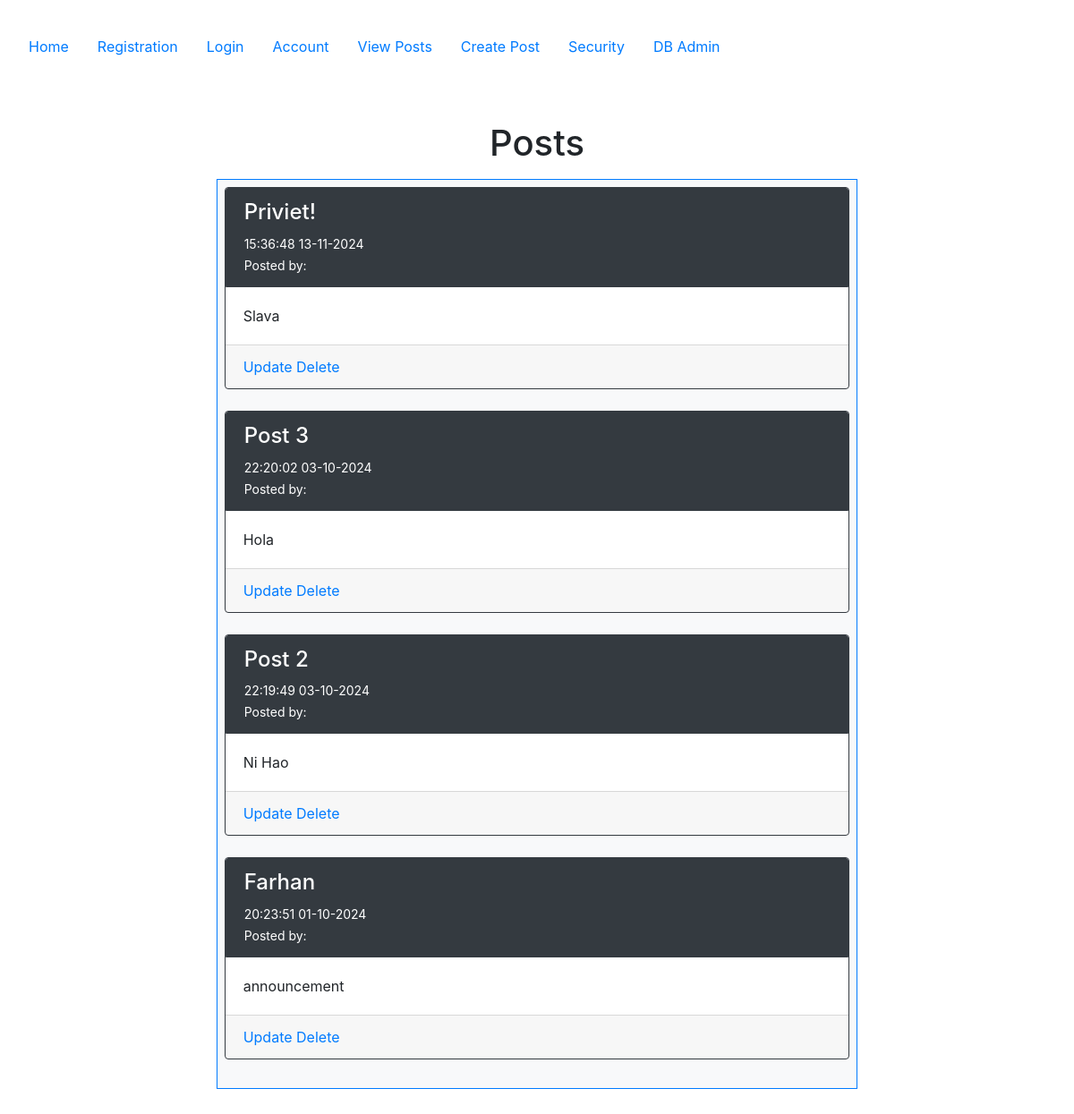
Page /posts on the earlier database version.
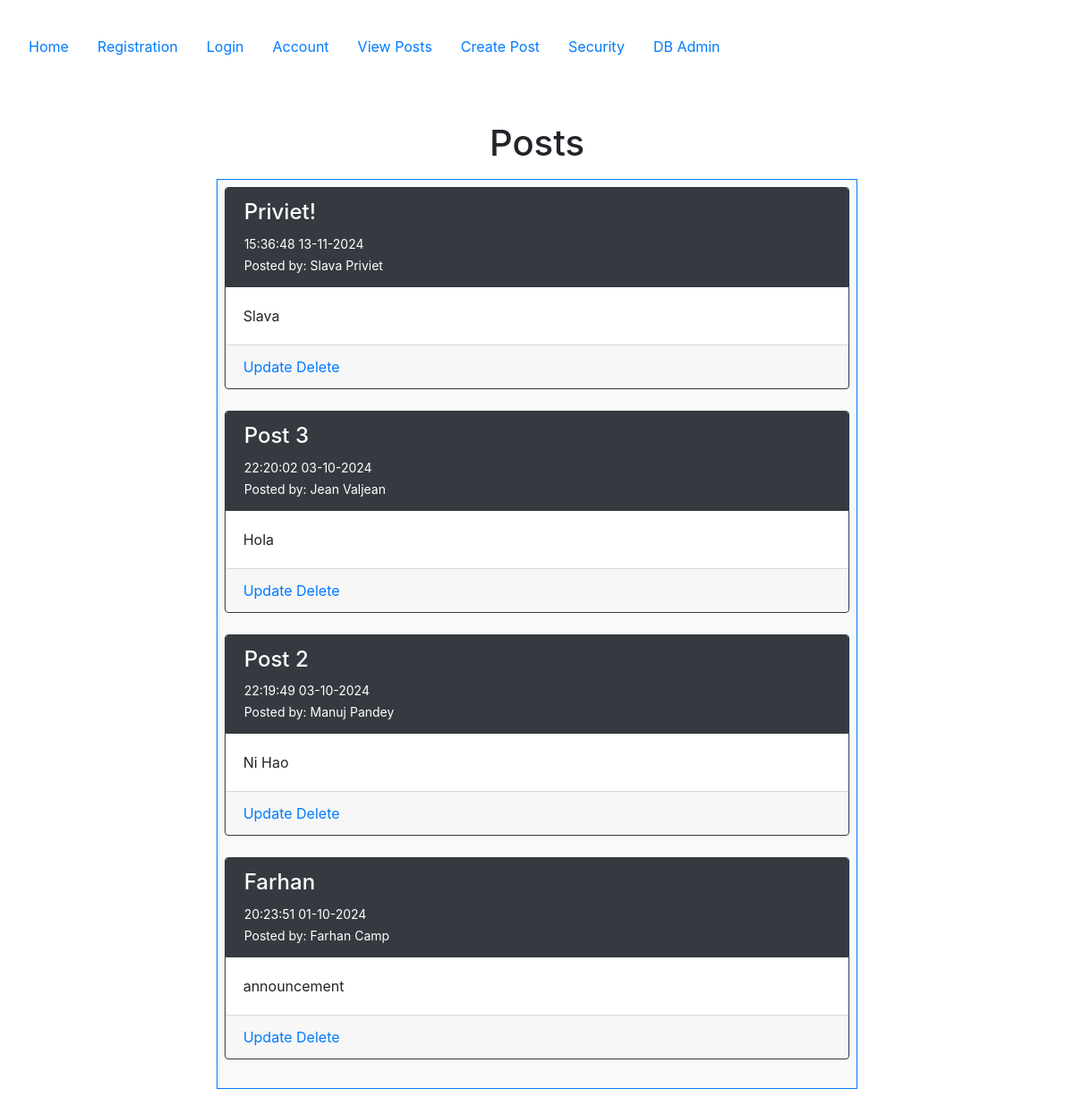
Same page on the later database version.
### config.py (models this page shows, shortened)
class Post(db.Model):
   __tablename__ = 'posts'
   id = db.Column(db.Integer, primary_key=True)
   userid = db.Column(db.Integer, db.ForeignKey('users.id'))
   created = db.Column(db.DateTime, nullable=False)
   title = db.Column(db.Text, nullable=False)
   body = db.Column(db.Text, nullable=False)
   user = db.relationship("User", back_populates="posts")

class User(db.Model, UserMixin):
    __tablename__ = 'users'
    id = db.Column(db.Integer, primary_key=True)
    email = db.Column(db.String(100), nullable=False, unique=True)
    password = db.Column(db.String(100), nullable=False)
    firstname = db.Column(db.String(100), nullable=False)
    lastname = db.Column(db.String(100), nullable=False)
    phone = db.Column(db.String(100), nullable=False)
    mfa_key = db.Column(db.String(32), nullable=False, default='')  # Store MFA key
    mfa_enabled = db.Column(db.Boolean, nullable=False, default=False)  # Track if MFA is enabled
    posts = db.relationship("Post", order_by=Post.id, back_populates="user")

### posts/views.py (the view)
@posts_bp.route('/posts')
def posts():
    all_posts = Post.query.order_by(desc('id')).all()
    return render_template('posts/posts.html', posts=all_posts)

### templates/posts/posts.html (shortened to what this page needs)
{% extends "base.html" %}
{% block content %}
    <div class="container">
        <h1>Posts</h1>
        <div class="p-2 row">
            <div class="col-2"></div>
            <div class="col-8">
                <div class="p-2 bg-light border border-primary" style="text-align: left">
                    {% for post in posts %}
                        <div class="card border border-dark">
                            <div class="card-header bg-dark text-white border border-dark">
                                <h4>{{ post.title }}</h4>
                                <small>{{ post.created.strftime('%H:%M:%S %d-%m-%Y') }}</small>
                                <br>
                                <small>Posted by: {{ post.user.firstname }} {{ post.user.lastname }}</small>
                            </div>
                            <div class="card-body">{{ post.body }}</div>
                            <div class="card-footer">
                                <a class="navbar-item" href="{{ url_for('posts.update', id=post.id) }}">Update</a>
                                <a class="navbar-item" href="{{ url_for('posts.delete', id=post.id) }}">Delete</a>
                            </div>
                        </div>
                        <br>
                    {% endfor %}
                </div>
            </div>
            <div class="col-2"></div>
        </div>
    </div>
{% endblock %}

### templates/base.html (shortened to what this page needs)
<!DOCTYPE html>
<html lang="en">
<head>
    <link rel="stylesheet" href="https://cdn.jsdelivr.net/npm/bootstrap@4.6.2/dist/css/bootstrap.min.css">
</head>
<body>
<section class="container-fluid p-3 my-3">
    <nav class="nav nav-pills flex-column flex-sm-row">
        <a class="nav-item nav-link" href="{{ url_for('index') }}">Home</a>
        <a class="nav-item nav-link" href="{{ url_for('accounts.registration') }}">Registration</a>
        {% if current_user.is_authenticated %}
            <a class="nav-item nav-link" href="{{ url_for('accounts.logout') }}">Logout</a>
        {% else %}
            <a class="nav-item nav-link" href="{{ url_for('accounts.login') }}">Login</a>
        {% endif %}
        <a class="nav-item nav-link" href="{{ url_for('accounts.account') }}">Account</a>
        <a class="nav-item nav-link" href="{{ url_for('posts.posts') }}">View Posts</a>
        <a class="nav-item nav-link" href="{{ url_for('posts.create') }}">Create Post</a>
        <a class="nav-item nav-link" href="{{ url_for('security.security') }}">Security</a>
        <a class="nav-item nav-link" href="http://127.0.0.1:5000/admin">DB Admin</a>
    </nav>
    <div class="container-fluid p-3 my-5 text-center">
        {% block content %}{% endblock %}
    </div>
</section>
</body>
</html>

Differences in the rows shown:
changed Post "Priviet!": user.firstname (not shown) → "Slava"; user.lastname (not shown) → "Priviet"
changed Post "Post 3": user.firstname (not shown) → "Jean"; user.lastname (not shown) → "Valjean"
changed Post "Post 2": user.firstname (not shown) → "Manuj"; user.lastname (not shown) → "Pandey"
changed Post "Farhan": user.firstname (not shown) → "Farhan"; user.lastname (not shown) → "Camp"
